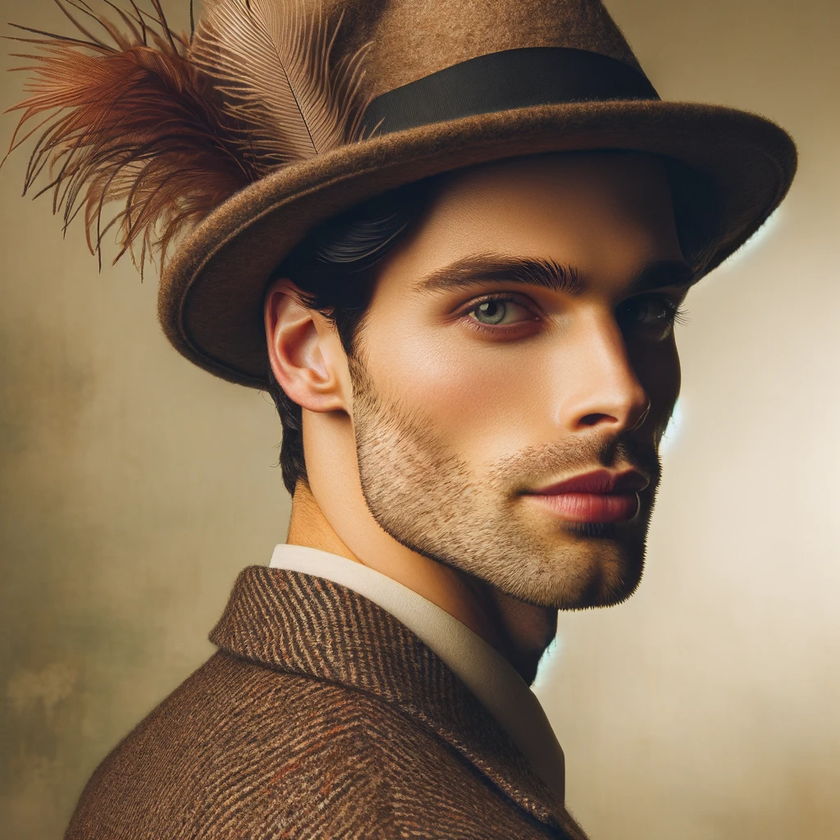
#> input picture img/like_lenna.png, 840 x 840 px, shrunk from 1024 x 1024 before the run
$ python bgr2gray.py
#> lines starting #> are read from the running program, lines starting #| are printed output that depends on the picture
import cv2
import numpy as np

img = cv2.imread('../img/like_lenna.png')
#> img is the input picture: shape (840, 840, 3); mean B, G, R 87.7, 112.3, 136.5

img2 = img.astype(np.uint16)
b, g, r = cv2.split(img2) # 채널별로 분류
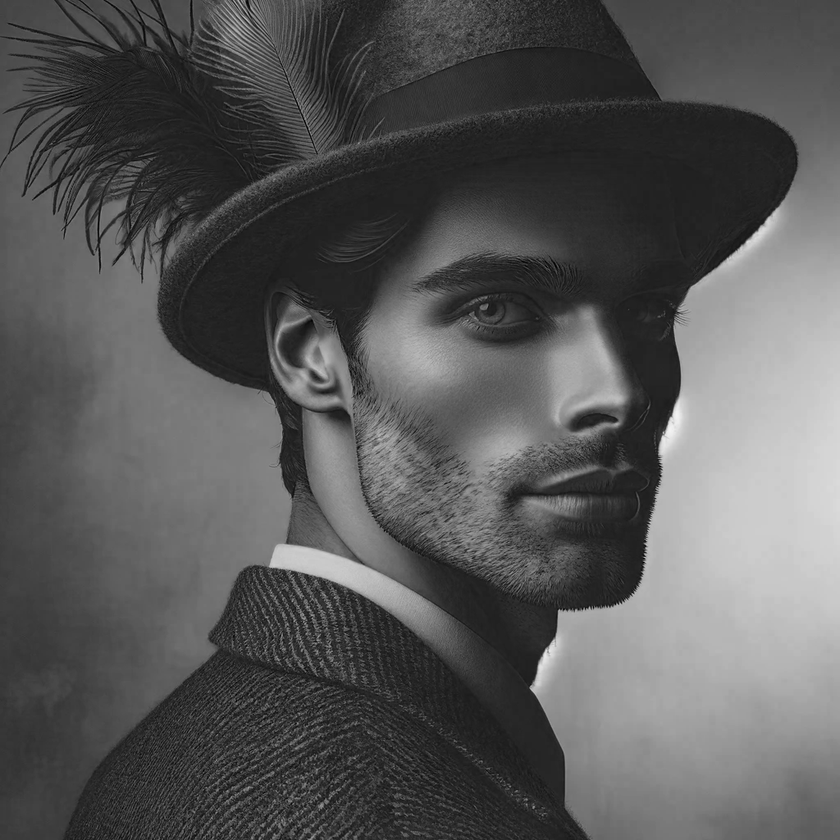
#> b: shape (840, 840) uint16; min 0, max 243, mean 87.7
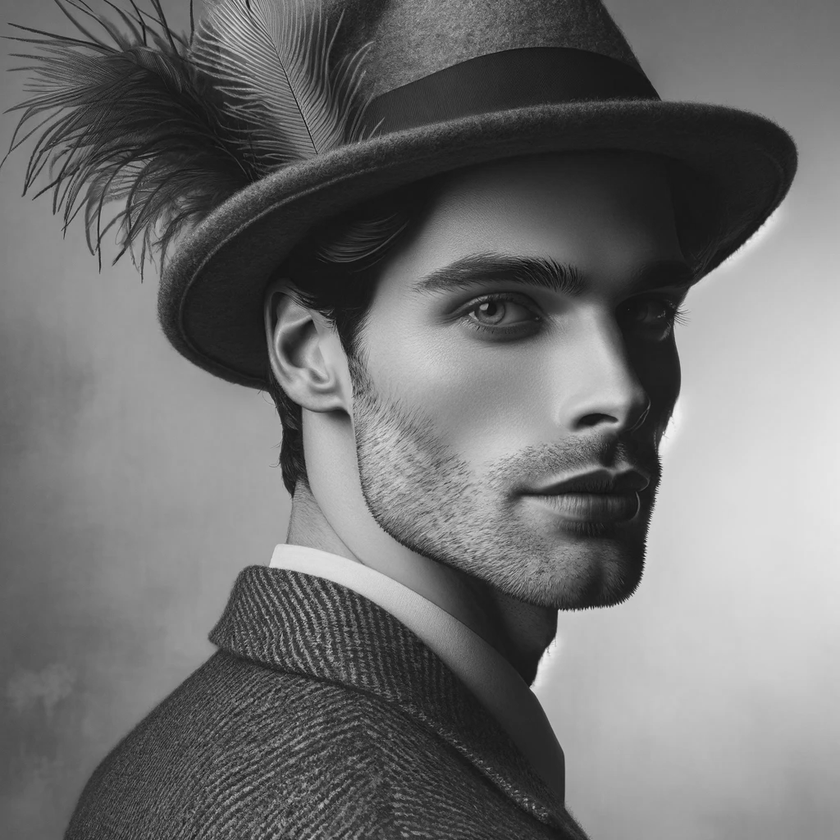
#> g: shape (840, 840) uint16; min 6, max 240, mean 112.3
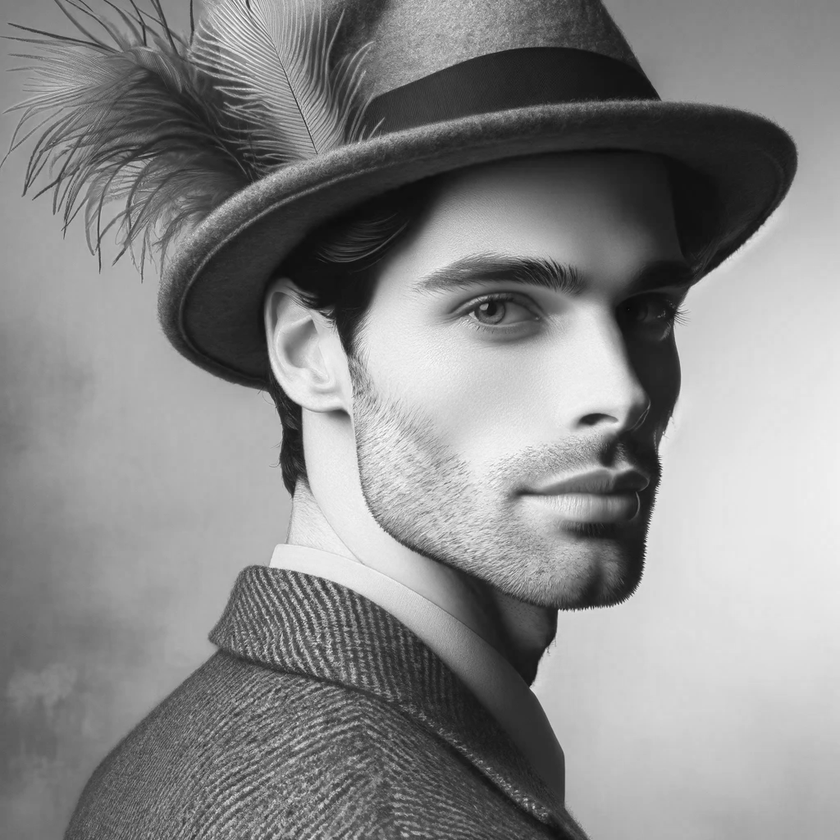
#> r: shape (840, 840) uint16; min 7, max 255, mean 136.5
gray1 = ((b + g + r) / 3).astype(np.uint8) # 평균값을 연산 후 dtype 변경
# 함수 사용법
gray2 = cv2.cvtColor(img, cv2.COLOR_BGR2GRAY)
gray3 = cv2.cvtColor(gray2, cv2.COLOR_GRAY2BGR)


cv2.imshow('original', img)
cv2.imshow('gray1', gray1)
cv2.imshow('gray2', gray2)

cv2.waitKey(0)
cv2.destroyAllWindows()

$ run again, with img/결과물.PNG copied over img/like_lenna.png
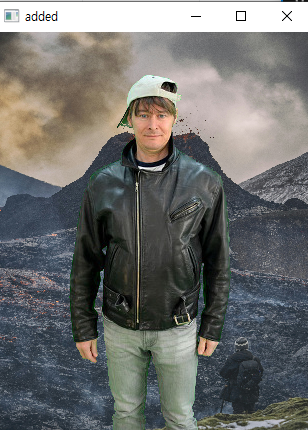
#> input picture img/결과물.PNG, 308 x 430 px
#> img is the input picture: shape (430, 308, 3); mean B, G, R 109, 111, 110.4
#> `b, g, r = cv2.split(img2)`:
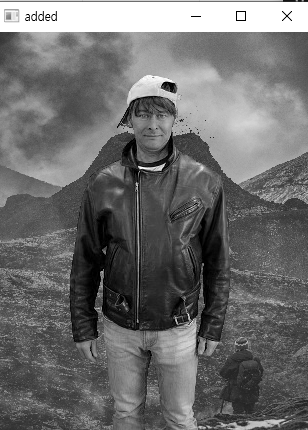
#> b: shape (430, 308) uint16; min 0, max 255, mean 109
#> `b, g, r = cv2.split(img2)`:
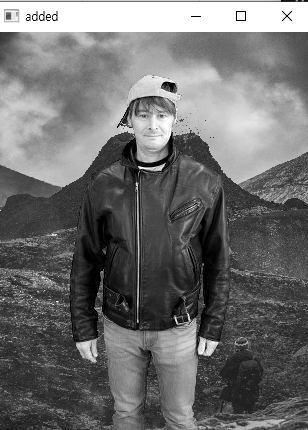
#> r: shape (430, 308) uint16; min 0, max 255, mean 110.4

$ run again, with img/kia.jpg saved as img/like_lenna.png
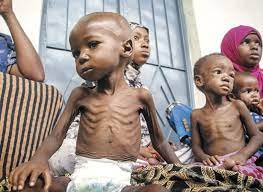
#> input picture img/kia.jpg, 263 x 192 px
#> img is the input picture: shape (192, 263, 3); mean B, G, R 138.2, 144.1, 160.2
#> `b, g, r = cv2.split(img2)`:
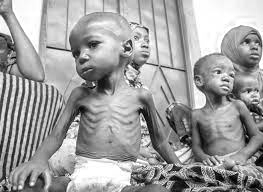
#> r: shape (192, 263) uint16; min 0, max 255, mean 160.2
#> `gray1 = ((b + g + r) / 3).astype(np.uint8)`:
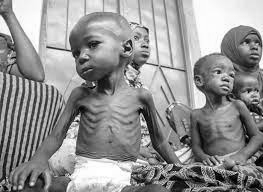
#> gray1: shape (192, 263); min 0, max 255, mean 147.1

$ run again, with img/man_chromakey.jpg saved as img/like_lenna.png
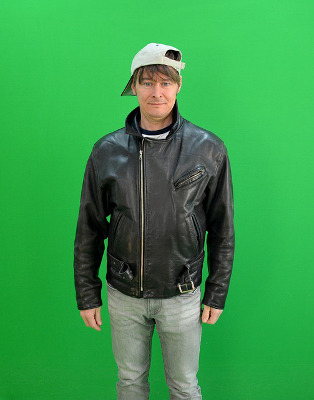
#> input picture img/man_chromakey.jpg, 314 x 400 px
#> img is the input picture: shape (400, 314, 3); mean B, G, R 75.9, 153.6, 55.6
#> `gray1 = ((b + g + r) / 3).astype(np.uint8)`:
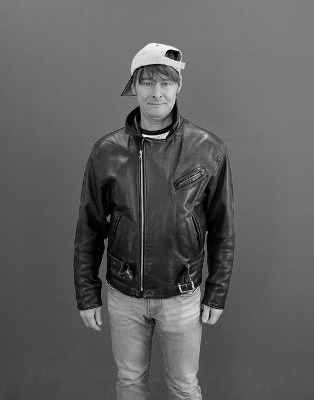
#> gray1: shape (400, 314); min 0, max 254, mean 94.7
#> `gray2 = cv2.cvtColor(img, cv2.COLOR_BGR2GRAY)`:
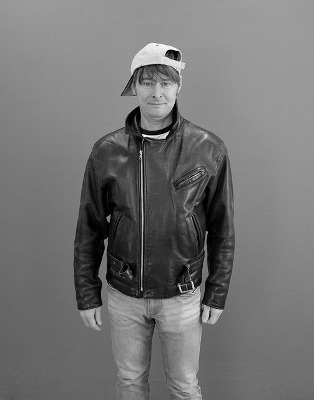
#> gray2: shape (400, 314); min 0, max 255, mean 115.4
